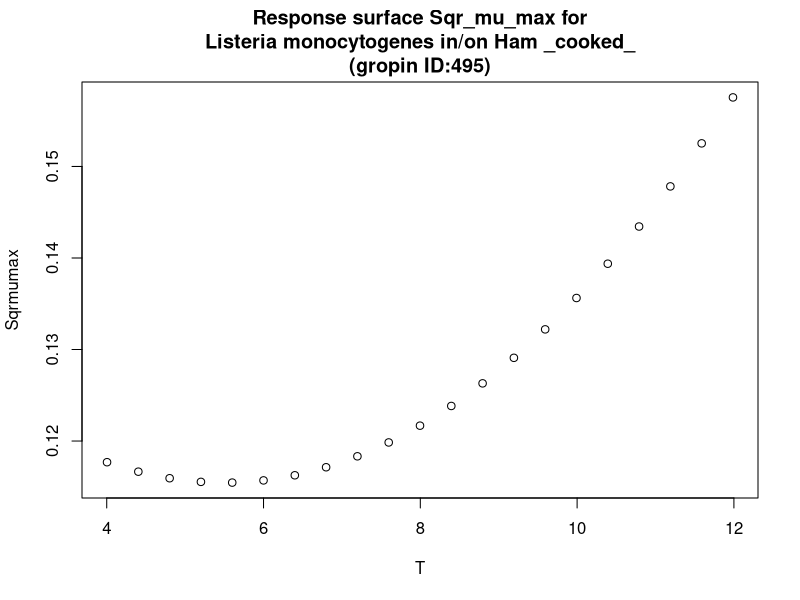

The R source for this figure:
#############################
# start of Parameter script
#############################
T <- seq(4.004,11.988011988012,length.out=21)
#############################
# end of Parameter script
#############################
############################# 
# start of Model script Gropin ID 495 
#############################
 
# constant coefficients for this model
 
variables <- data.frame(T)
argumentsPar <- unique.data.frame(expand.grid(variables))
 
# heart of the model
response_surface <- function(T) {
   mumax <-0.1457-0.011*T+0.001*(T^2)

	return(mumax=mumax)
} 

# output parameters
responseSurface <- cbind(argumentsPar,response_surface(argumentsPar['T']))
colnames(responseSurface) <- c(colnames(argumentsPar),'Sqrmumax')
#############################
# End of Model script
#############################
############################# 
# start of Visualisation script Gropin ID 495 
#############################
titleText <-'Response surface Sqr_mu_max for
Listeria monocytogenes in/on Ham _cooked_
(gropin ID:495)'
plot(T,responseSurface$'Sqrmumax',xlab='T',
                          ylab='Sqrmumax',main=titleText)
#############################
# End of Visualisation script
#############################
